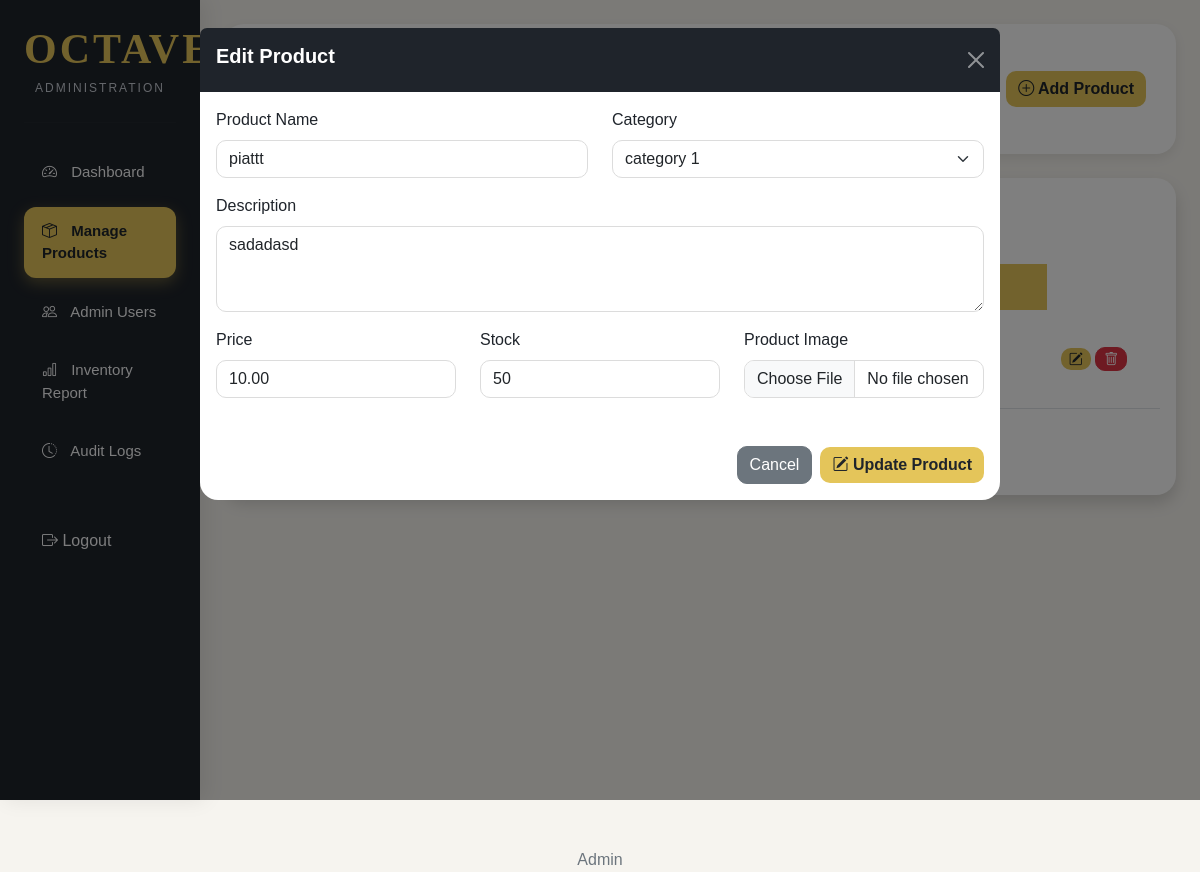
Page /admin/manage_products.php?edit_id=8 (signed in) on the committed database.
### tables this page shows
CREATE TABLE `products` (
  `product_id` int(11) NOT NULL,
  `category_id` int(11) NOT NULL,
  `product_name` varchar(100) NOT NULL,
  `description` text NOT NULL,
  `price` decimal(10,2) NOT NULL,
  `stock` int(11) NOT NULL,
  `image` varchar(255) NOT NULL
);

CREATE TABLE `categories` (
  `category_id` int(11) NOT NULL,
  `category_name` varchar(50) NOT NULL
);

### admin/manage_products.php (the view, shortened to what this page needs)
<?php
include("../includes/db_connection.php");
include("../includes/header.php");
?>
<?php
$edit_product = null;
if(isset($_GET['edit_id'])){
    $edit_id = $_GET['edit_id'];
    $edit_sql = "SELECT * FROM products WHERE product_id='$edit_id'";
    $edit_result = mysqli_query($conn, $edit_sql);
    if(mysqli_num_rows($edit_result) == 1){
        $edit_product = mysqli_fetch_assoc($edit_result);
    }
}
?>
<div class="container-fluid">
    <div class="row">
        <?php include("../includes/sidebar.php"); ?>
        <div class="col-lg-10 p-4">
            <div class="topbar d-flex justify-content-between align-items-center">
                <div>
                    <h2 class="text-primary fw-bold">
                    </h2>
                    <small>
                    </small>
                </div>
                <button
                    class="btn btn-primary"
                    data-bs-toggle="modal"
                    data-bs-target="#addProductModal">
                    <i class="bi bi-plus-circle"></i>
                    Add Product
                </button>
            </div>
            <div class="card shadow mt-4">
                <div class="card-body">
                    <div class="row mb-3">
                        <div class="col-md-4">
                        <form action="" method="GET">
        <div class="input-group">
        <button
            class="btn btn-primary"
            type="submit">
        </button>
    </div>
</form>
                        </div>
                    </div>
                    <form action="" method="POST">
                    <table class="table table-hover align-middle">
                        <thead class="table-light">
                           <thead class="table-light">
                        <tr>
                        <th>Image</th>
                        <th>Product</th>
                        <th>Category</th>
                        <th>Price</th>
                        <th>Stock</th>
                        <th>Status</th>
                        <th width="180">Actions</th>
</tr>
</thead>
                        </thead>
                        <tbody>
<?php
if(isset($_GET['search'])){
    $search = mysqli_real_escape_string($conn,$_GET['search']);
    $sql = "SELECT products.*, categories.category_name
            FROM products
            LEFT JOIN categories
            ON products.category_id = categories.category_id
            WHERE
            product_name LIKE '%$search%'
            OR
            category_name LIKE '%$search%'";
}
else{
    $sql = "SELECT products.*, categories.category_name
            FROM products
            LEFT JOIN categories
            ON products.category_id = categories.category_id";
}
$result = mysqli_query($conn,$sql);
if(mysqli_num_rows($result) > 0){
    while($row = mysqli_fetch_assoc($result)){
?>
<tr>
    <td>
    </td>
    <td>
    </td>
    <td>
    </td>
    <td>
    </td>
    <td>
    </td>
    <td>
    </td>
    <td>
        <?php
        if($row['stock'] <= 0){
            echo "<span class='badge bg-danger'>Out of Stock</span>";
        }
        else if($row['stock'] <= 5){
            echo "<span class='badge bg-warning text-dark'>Low Stock</span>";
        }
        else{
            echo "<span class='badge bg-success'>In Stock</span>";
        }
        ?>
    </td>
   <td>
    <a
        href="manage_products.php?edit_id=<?php echo $row['product_id']; ?>"
        class="btn btn-sm btn-primary">
        <i class="bi bi-pencil-square"></i>
    </a>
<a
    href="manage_products.php?delete_id=<?php echo $row['product_id']; ?>"
    class="btn btn-sm btn-danger"
    onclick="return confirm('Are you sure you want to delete this product?');">
    <i class="bi bi-trash"></i>
</a>
</td>
</tr>
<?php
    }
}
?>
</tbody>
                    </table>
                    <div class="mt-3">
                    <button
                    type="submit"
                    class="btn btn-danger"
                    name="delete_selected"
                    onclick="return confirm('Delete all selected products?');">
                  </button>
</div>
</form>
                </div>
            </div>
        </div>
    </div>
</div>
<?php include("../includes/edit_product_modal.php"); ?>
<?php include("../includes/footer.php"); ?>

### includes/edit_product_modal.php (shortened to what this page needs)
<?php if($edit_product){ ?>
<div class="modal fade" id="editProductModal" tabindex="-1">
    <div class="modal-dialog modal-lg">
        <form action="" method="POST" enctype="multipart/form-data">
            <div class="modal-content">
                <div class="modal-header">
                    <h5 class="fw-bold">
                        Edit Product
                    </h5>
                    <button
                        type="button"
                        class="btn-close"
                        data-bs-dismiss="modal">
                    </button>
                </div>
                <div class="modal-body">
                    <div class="row">
                        <div class="col-md-6 mb-3">
                            <label class="form-label">
                                Product Name
                            </label>
                            <input
                                type="text"
                                class="form-control"
                                name="product_name"
                                value="<?php echo $edit_product['product_name']; ?>"
                                required>
                        </div>
                        <div class="col-md-6 mb-3">
                            <label class="form-label">
                                Category
                            </label>
                            <select
                                class="form-select"
                                name="category_id"
                                required>
                                <?php
                                $category = mysqli_query($conn,"SELECT * FROM categories");
                                while($cat = mysqli_fetch_assoc($category)){
                                ?>
                                <option
                                    value="<?php echo $cat['category_id']; ?>"
                                    <?php
                                    if($cat['category_id']==$edit_product['category_id']){
                                        echo "selected";
                                    }
                                    ?>
                                >
                                    <?php echo $cat['category_name']; ?>
                                </option>
                                <?php
                                }
                                ?>
                            </select>
                        </div>
                        <div class="col-md-12 mb-3">
                            <label class="form-label">
                                Description
                            </label>
                            <textarea
                                class="form-control"
                                rows="3"
                                name="description"
                                required><?php echo $edit_product['description']; ?></textarea>
                        </div>
                        <div class="col-md-4 mb-3">
                            <label class="form-label">
                                Price
                            </label>
                            <input
                                type="number"
                                class="form-control"
                                name="price"
                                value="<?php echo $edit_product['price']; ?>"
                                required>
                        </div>
                        <div class="col-md-4 mb-3">
                            <label class="form-label">
                                Stock
                            </label>
                            <input
                                type="number"
                                class="form-control"
                                name="stock"
                                value="<?php echo $edit_product['stock']; ?>"
                                required>
                        </div>
                        <div class="col-md-4 mb-3">
                            <label class="form-label">
                                Product Image
                            </label>
                            <input
                                type="file"
                                class="form-control"
                                name="image">
                        </div>
                    </div>
                </div>
                <div class="modal-footer">
                    <button
                        type="button"
                        class="btn btn-secondary"
                        data-bs-dismiss="modal">
                        Cancel
                    </button>
                    <button
                        type="submit"
                        class="btn btn-primary"
                        name="update_product">
                        <i class="bi bi-pencil-square"></i>
                        Update Product
                    </button>
                </div>
            </div>
        </form>
    </div>
</div>
<?php } ?>

### css/admin.css (style rules this page uses)
body { background: #f6f4ef; font-family: 'Poppins', sans-serif; color: #1f242b; }
.topbar { background: #fff; padding: 25px 30px; border-radius: 20px; box-shadow: 0 4px 12px rgba(0,0,0,.08); }
.topbar h2 { font-family: 'Cormorant Garamond', serif; font-size: 48px; color: #1f242b; margin-bottom: 0; }
.topbar small { color: #6c757d; font-size: 15px; }
.card { border: none; border-radius: 20px; box-shadow: 0 4px 12px rgba(0,0,0,.08); }
.table { margin-bottom: 0; }
.table thead th { background: #E4C55A; color: #1f242b; border: none; padding: 14px; font-weight: 500; }
.table tbody td { vertical-align: middle; padding: 14px; }
.btn-primary, .btn-success { background: #E4C55A; border: none; color: #1f242b; font-weight: 600; border-radius: 10px; }
.btn-danger { border-radius: 10px; }
.btn-secondary { border-radius: 10px; }
.form-control, .form-select { border-radius: 10px; border: 1px solid #dcdcdc; }
.modal-content { border: none; border-radius: 18px; }
.modal-header { background: #1f242b; color: #fff; border-bottom: none; }
.modal-header .btn-close { filter: invert(1); }
.modal-footer { border-top: none; }
.badge { padding: 7px 12px; border-radius: 20px; font-weight: 500; }

### rows in the picture
products: product_name "piattt", category_id "category 1", description "sadadasd", price "10.00", stock "50"
